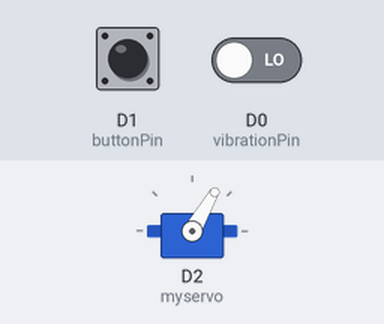
Simulated run of this sketch. Board: ESP8266 (NodeMCU). Parts: servo. The inputs (shaded band) are chosen by the test bench; at power-on: D1 (buttonPin) HIGH, D0 (vibrationPin) LOW. What the sketch prints to the serial monitor is not drawn.

Above: at 1.2 s.
1.3 s: D1 (buttonPin) pulled LOW for 0.15 s
At 2.3 s:
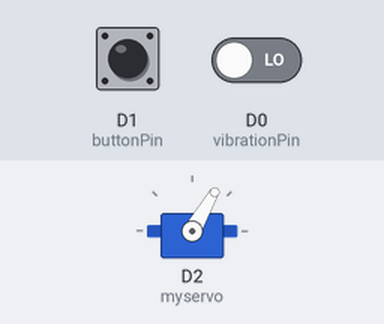
2.9 s: D0 (vibrationPin) driven HIGH
At 4.1 s:
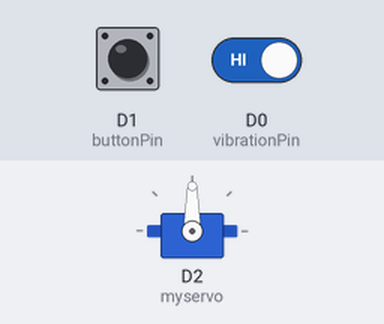
4.4 s: D1 (buttonPin) pulled LOW for 1 s
At 4.91 s:
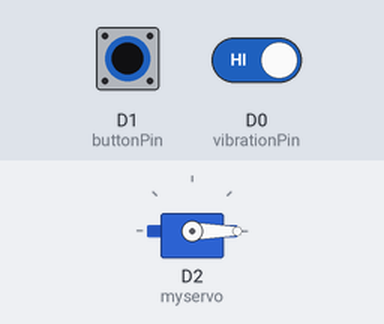
6.9 s: D0 (vibrationPin) driven LOW
At 7.9 s:
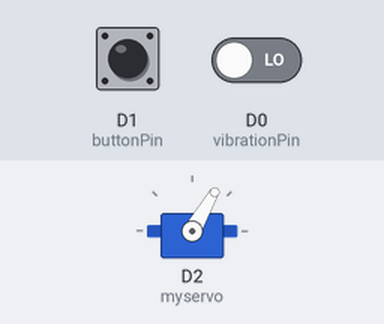
Timing chart, 0 to 9.4 s (numbered marks = the images above; inputs shaded):
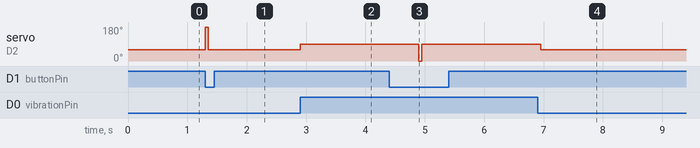

Measured:
- after the input at 1.3 s, servo on D2 (myservo): 60° → 180° at once, → 60° 0.05 s later
- after the input at 2.9 s, servo on D2 (myservo): 60° → 90° at once
- after the input at 4.4 s, servo on D2 (myservo): 90° → 0° after 0.50 s, → 90° 0.05 s later
- after the input at 6.9 s, servo on D2 (myservo): 90° → 60° after 0.05 s

The sketch:

knok_knok.ino
```cpp
#include <Servo.h>

Servo myservo;  // 創建Servo對象來控制舵機

const int buttonPin = D1;  // 按鈕連接到D1引腳（GPIO5）
const int vibrationPin = D0; // SW-420模組連接到D0引腳（GPIO0）
int buttonState = 0;      // 用於儲存按鈕的狀態
int lastButtonState = 0;  // 用於儲存上一次按鈕的狀態
int vibrationState = 0;   // 用於儲存震動感應器的狀態
bool servoState = false;  // 用於記錄舵機當前的狀態

void setup() {
  myservo.attach(D2);       // 將舵機物理連接到D2引腳（GPIO4）
  pinMode(buttonPin, INPUT_PULLUP); // 設置按鈕引腳為輸入並啟用內建上拉電阻
  pinMode(vibrationPin, INPUT);     // 設置震動感應模組引腳為輸入
  Serial.begin(115200);     // 啟動序列監視器，設置波特率為115200
}

void loop() {
  buttonState = digitalRead(buttonPin);  // 讀取按鈕的狀態
  vibrationState = digitalRead(vibrationPin); // 讀取震動感應器的狀態
    myservo.write(60); // 如果感應到震動，將舵機轉到90度

  // 檢查按鈕是否從未按下變為按下
  if (buttonState == LOW && lastButtonState == HIGH) {
    servoState = !servoState; // 改變舵機的狀態
    if (servoState) {
      myservo.write(180);     // 將舵機轉到180度
      Serial.println("舵機轉到180度");
    } else {
      myservo.write(0);       // 將舵機轉到0度
      Serial.println("舵機轉到0度");
    }
    delay(50); // 消除按鈕抖動
  }

  // 檢查震動感應器是否觸發
  if (vibrationState == HIGH) {
    myservo.write(90); // 如果感應到震動，將舵機轉到90度
    Serial.println("震動感應到，舵機轉到90度");
    delay(1000); // 保持位置一段時間
  }

  lastButtonState = buttonState; // 記錄當前按鈕狀態
}
```
